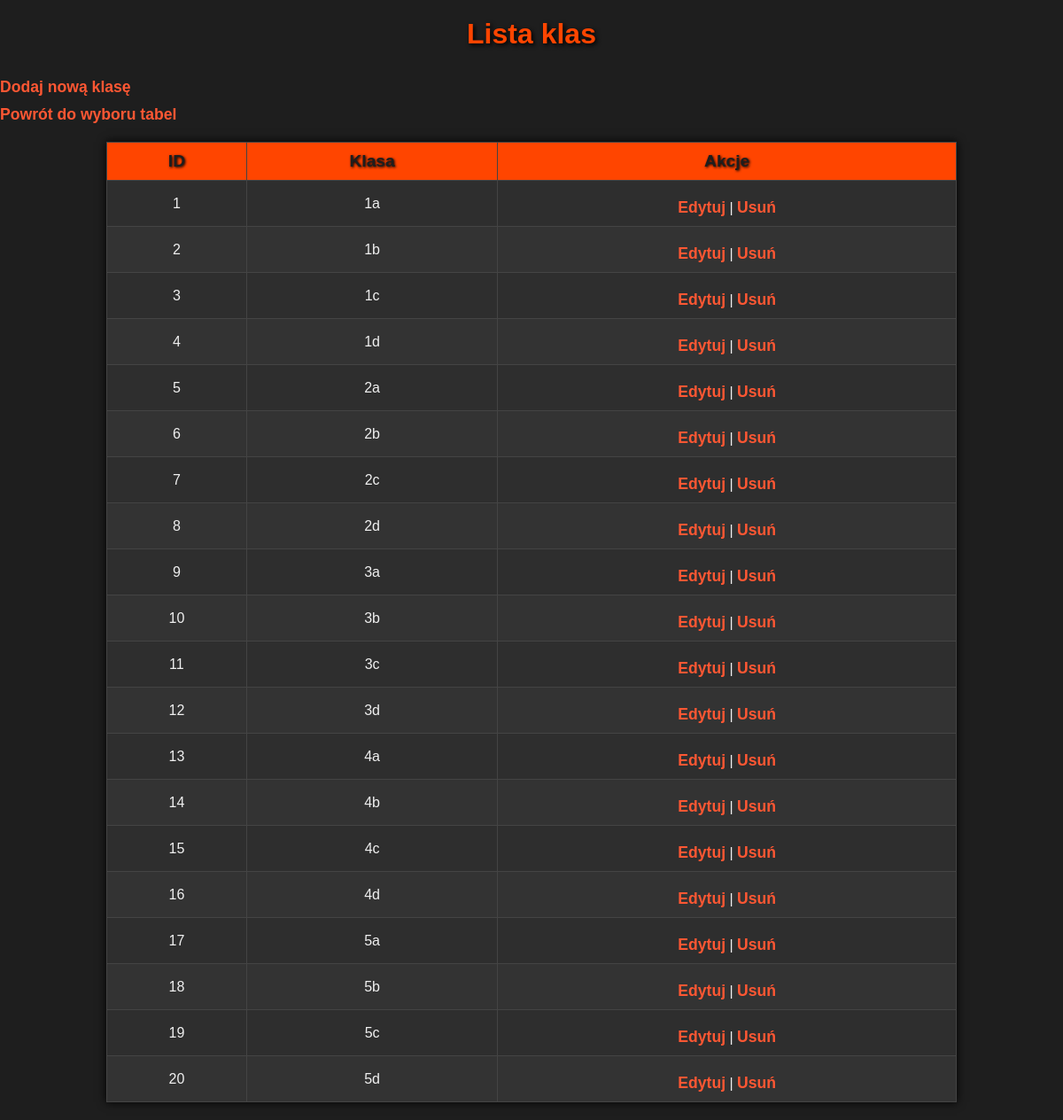
Before: /crud/Klasy.php with the older database file.
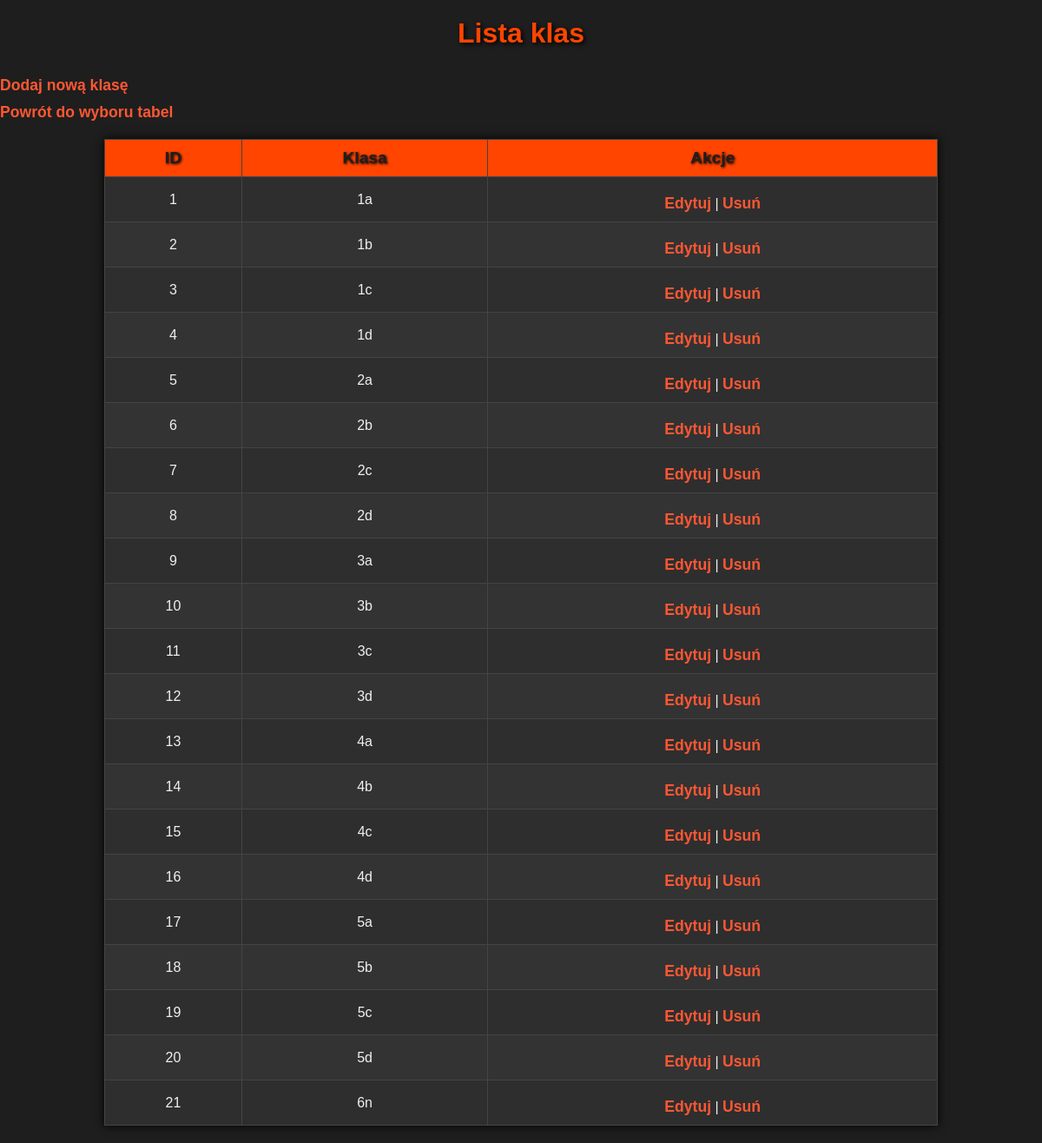
After: the same page with the newer database file.
### tables this page shows
CREATE TABLE `klasy` (
  `Klasa_id` int(11) NOT NULL,
  `Klasa` varchar(2) NOT NULL
);

### crud/Klasy.php (the view, shortened to what this page needs)
<?php
$host = "localhost";
$username = "root";
$password = "";
$dbname = "dziennikdb";
$conn = new mysqli($host, $username, $password, $dbname);
$action = isset($_GET['action']) ? $_GET['action'] : 'list';
if ($action == 'list') {
    $sql = "SELECT * FROM klasy";
    $result = $conn->query($sql);
    ?>
    <!DOCTYPE html>
    <html>
    <head>
        <link rel="stylesheet" href="crud.css">
    </head>
    <body>
        <h1>Lista klas</h1>
        <a href="?action=create">Dodaj nową klasę</a><br><a href="crud.php">Powrót do wyboru tabel</a>
        <table border="1">
            <tr>
                <th>ID</th>
                <th>Klasa</th>
                <th>Akcje</th>
            </tr>
            <?php while ($row = $result->fetch_assoc()) { ?>
                <tr>
                    <td><?php echo $row['Klasa_id']; ?></td>
                    <td><?php echo $row['Klasa']; ?></td>
                    <td>
                        <a href="?action=edit&id=<?php echo $row['Klasa_id']; ?>">Edytuj</a> |
                        <a href="?action=delete&id=<?php echo $row['Klasa_id']; ?>">Usuń</a>
                    </td>
                </tr>
            <?php } ?>
        </table>
    </body>
    </html>
    <?php
}
?>

### crud/crud.css (style rules this page uses)
body { background-color: #1e1e1e; color: #f0f0f0; font-family: Arial, sans-serif; margin: 0; padding: 0; }
h1 { color: #ff4500; text-align: center; text-shadow: 2px 2px 5px #000; margin-top: 20px; }
a { color: #ff5733; text-decoration: none; font-weight: bold; }
table { width: 80%; margin: 20px auto; border-collapse: collapse; background-color: #2e2e2e; box-shadow: 0 0 10px #000; }
table th, table td { border: 1px solid #444; padding: 10px; text-align: center; }
table th { background-color: #ff4500; color: #1e1e1e; font-size: 1.2em; text-shadow: 1px 1px 3px #000; }
table td { background-color: #333; color: #f0f0f0; }
table tr:nth-child(even) td { background-color: #2e2e2e; }
a { display: inline-block; margin-top: 10px; text-align: center; font-size: 1.1em; }

Changed rows visible on the page:
added klasy: Klasa_id "21", Klasa "6n"
